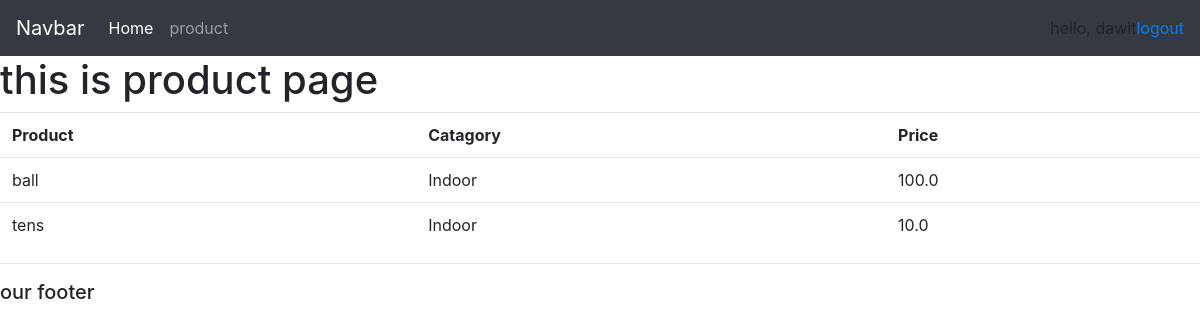
Screenshot of /products/ (signed in) with the database file from the repository.
### cmd1/models.py (models this page shows, shortened)
class Product(models.Model):
    CATAGORY=(
        ('Indoor', 'Indoor'),
        ('Outdoor', 'Outdoor')
    )
    name = models.CharField(max_length=200, null=True)
    price = models.FloatField(null=True)
    catagory = models.CharField(max_length=200, null=True, choices=CATAGORY)
    description = models.CharField(max_length=200, null=True, blank=True)
    date_created = models.DateTimeField(auto_now_add=True, null=True)
    tags = models.ManyToManyField(Tag)

### cmd1/views.py (the view)
# urls.py: path('products/', views.products, name="products"),
def products(request):
    products = Product.objects.all()
    context = {'products':products}
    return render(request, "products.html", context)

### cmd1/templates/products.html
{% extends 'main.html' %}
{% block content %}
<h1>this is product page</h1>
<table class="table">
    <tr>
        <th>Product</th>
        <th>Catagory</th>
        <th>Price</th>
    </tr>
    {%for i in products%}
        <tr>
            <td>{{i.name}}</td>
            <td>{{i.catagory}}</td>
            <td>{{i.price}}</td>
        </tr>
    {%endfor%}
</table>
{% endblock  %}

### cmd1/templates/navbar.html (shortened to what this page needs)
<nav class="navbar navbar-expand-lg navbar-dark bg-dark">
    <a class="navbar-brand" href="#">Navbar</a>
    <div class="collapse navbar-collapse" id="navbarNav">
      <ul class="navbar-nav">
        <li class="nav-item active">
          <a class="nav-link" href="{% url 'home' %}">Home</a>
        </li>
        <li class="nav-item">
          <a class="nav-link" href="{% url 'products' %}">product</a>
        </li>
      </ul>
    </div>
      <span>hello, {{request.user}} </span>
      <span><a href="{% url 'logout' %}"> logout </a></span>
  </nav>

### rows the page displays
Product: name "ball", catagory "Indoor", price "100.0"
Product: name "tens", catagory "Indoor", price "10.0"

### other values shown
{{ request.user }} "dawit"
